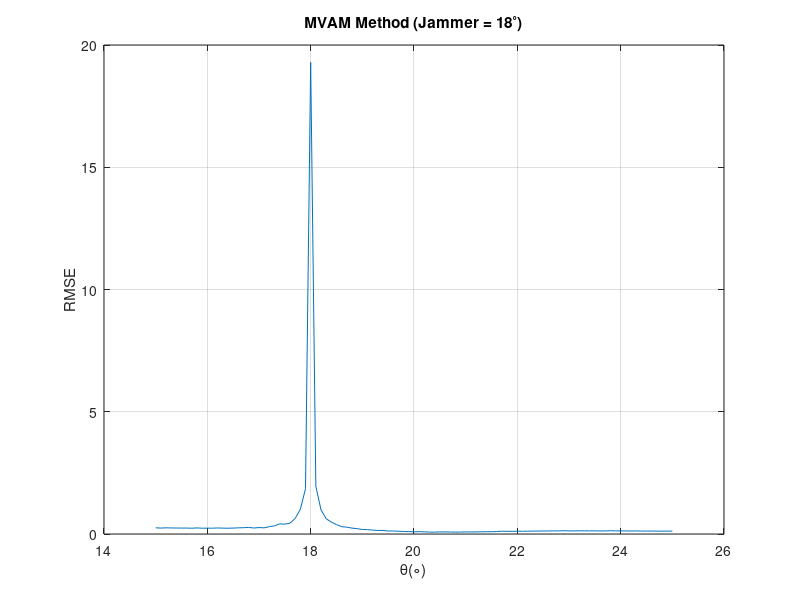

Write the MATLAB code that produced this figure.
clear
SENSOR_NUM = 8;
MARGIN = 0.5;
SNR = 10;
JNR = 15;
SNAPSHOTS = 100;
BEAM_DIR = 20;

amp_s = sqrt(10^(SNR/10));
amp_j = sqrt(10^(JNR/10));

f = 10e6;
fs = 2.5*f;
Ts = (0:SNAPSHOTS - 1)'/fs;

theta_s = 25;
theta_j = 18;

MC_L = 1000;
delta_theta = (-5:0.1:5)';
rmse = zeros(length(delta_theta), 1);
for l = 1:MC_L
    for n = 1:length(delta_theta)
        theta_s = BEAM_DIR + delta_theta(n);
        signal = amp_s*exp(1j*2*pi*f*Ts + 2*pi*rand(SNAPSHOTS, 1));
        jammer = amp_j*exp(1j*2*pi*f*Ts + 2*pi*rand(SNAPSHOTS, 1));
        noise = randn(SENSOR_NUM, SNAPSHOTS) + 1j*randn(SENSOR_NUM, SNAPSHOTS);
        sv_s = exp(-1j*2*pi*MARGIN*(0:SENSOR_NUM - 1)'*sind(theta_s));
        sv_j = exp(-1j*2*pi*MARGIN*(0:SENSOR_NUM - 1)'*sind(theta_j));
        jammer_noise = sv_j*jammer.' + noise;
        samples = sv_s*signal.' + jammer_noise;
        covMat = jammer_noise*jammer_noise'/SNAPSHOTS;

        sv_dir = exp(-1j*2*pi*MARGIN*(0:SENSOR_NUM - 1)'*sind(BEAM_DIR));
        w_sum = pinv(covMat)*sv_dir/sqrt(sv_dir'*pinv(covMat)*sv_dir);
        dSv_dir = (-1j*2*pi*MARGIN*(0:SENSOR_NUM - 1)').*sv_dir;
        w_dif = pinv(covMat)*dSv_dir*sqrt(sv_dir'*pinv(covMat)*sv_dir);

        c_x = ((w_sum'*sv_dir)*dSv_dir - (w_sum'*dSv_dir)*sv_dir)/(w_sum'*sv_dir)^2;
        B = w_dif'*c_x;
        Q = covMat - (sv_dir*w_sum'*covMat)/(w_sum'*sv_dir) - (covMat*w_sum*sv_dir')/(sv_dir'*w_sum) ...
            + ((sv_dir*sv_dir')*(w_sum'*covMat*w_sum))/abs(w_sum'*sv_dir)^2;
        Q1 = w_dif'*Q*w_dif;
        samples = mean(samples, 2);
        R = (w_dif'*samples)/(w_sum'*samples) - (w_dif'*sv_dir)/(w_sum'*sv_dir);

        u_hat = real(pinv(real(B'*pinv(Q1)*B))*B'*pinv(Q1)*R);
        theta_hat = BEAM_DIR + asind(u_hat);
        rmse(n) = rmse(n) + abs(theta_hat - theta_s);
    end
end
rmse = rmse/MC_L;

plot(BEAM_DIR + delta_theta, rmse)
grid on
xlabel('\theta(\circ)')
ylabel('RMSE')
title('MVAM Method (Jammer = 18^\circ)')
